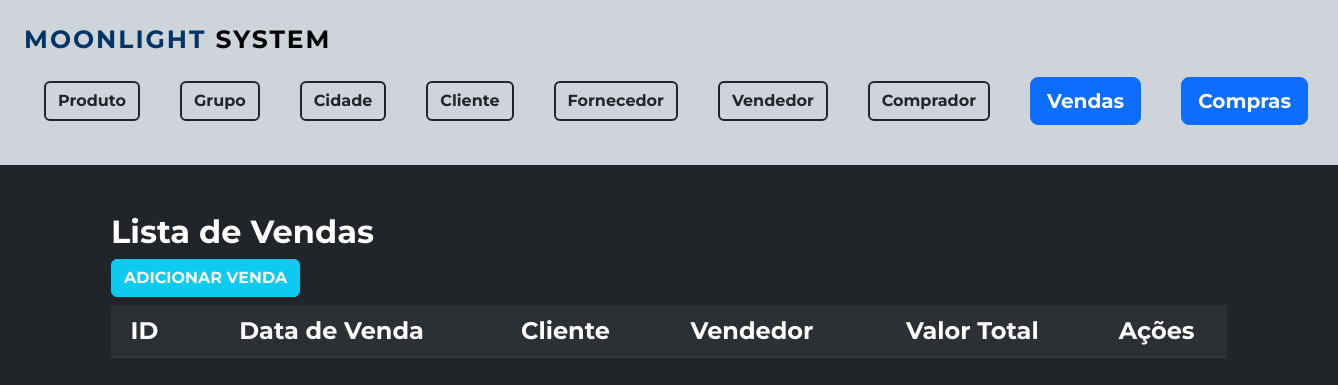
/venda/formListaVenda.php, run on an earlier commit of the app's database.
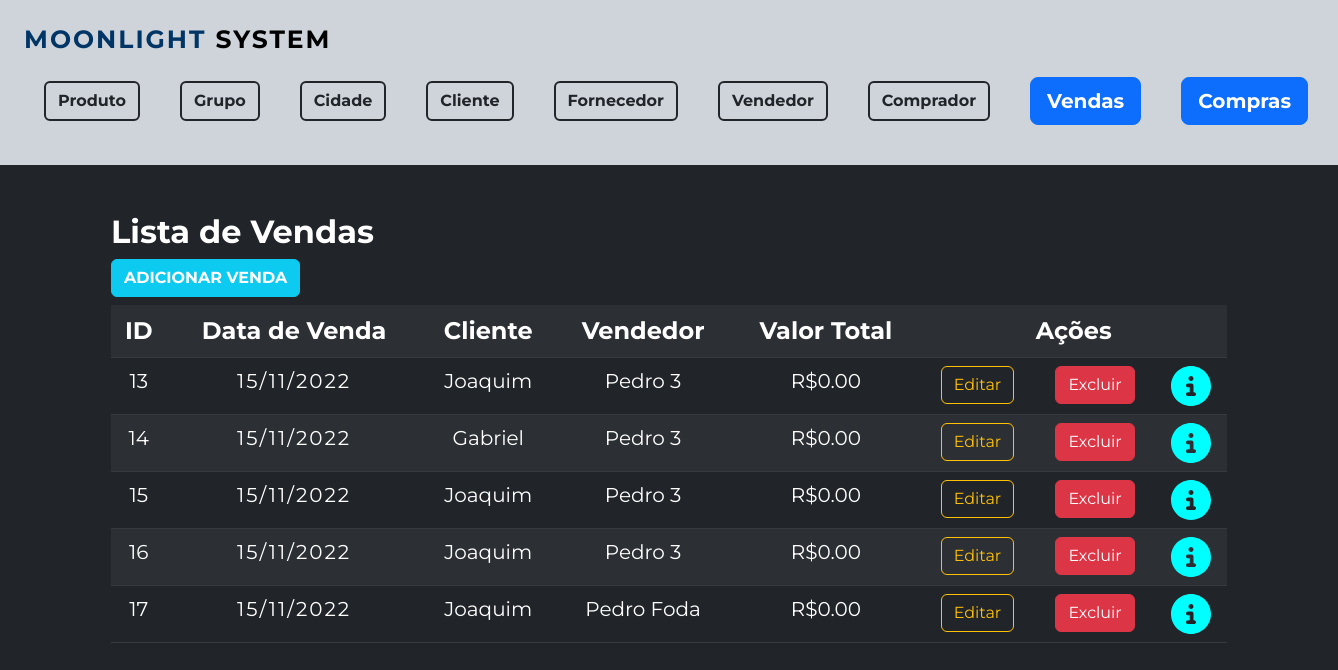
And on a later commit of the database.
### tables this page shows
CREATE TABLE `tb_venda` (
  `id_venda` int(11) NOT NULL,
  `dt_venda` date NOT NULL,
  `fk_id_cliente` int(11) NOT NULL,
  `fk_id_vendedor` int(11) NOT NULL,
  `vl_total` float(9,2) DEFAULT NULL
);

CREATE TABLE `tb_cliente` (
  `id_cliente` int(11) NOT NULL,
  `nm_cliente` varchar(55) DEFAULT NULL,
  `cpf_cliente` varchar(11) DEFAULT NULL,
  `fk_id_cidade` int(11) NOT NULL
);

CREATE TABLE `tb_vendedor` (
  `id_vendedor` int(11) NOT NULL,
  `nm_vendedor` varchar(55) NOT NULL
);

### venda/formListaVenda.php (the view, shortened to what this page needs)
<?php
include '../formMenu.php';
include '../conexao/conecta.php';
$sql="SELECT ven.id_venda, ven.dt_venda, cli.nm_cliente, vendor.nm_vendedor, ven.vl_total FROM tb_venda ven
INNER JOIN tb_cliente cli ON cli.id_cliente=ven.fk_id_cliente INNER JOIN tb_vendedor vendor ON vendor.id_vendedor=ven.fk_id_vendedor";
$resultado= mysqli_query($conexao,$sql);
?>
<div class="container pt-5">
<h2 class="fw-bold"> Lista de Vendas</h2>
<a class="btn btn-info mb-2 text-white fw-bold" href="formEditaVenda.php">ADICIONAR VENDA</a>
	<table class="table table-striped table-dark container text-center">
		<tr class="fs-4">
			<th>ID </th>
			<th>Data de Venda</th>
			<th>Cliente</th>
			<th>Vendedor</th>
			<th>Valor Total</th>
			<th colspan="3" class="text-center">Ações</th>
		</tr>
		<?php
			while ( $item=mysqli_fetch_array($resultado)) {
				echo "<tr class='fs-5'>";
				echo "<td> $item[id_venda] </td>";
				$novaData = date("d/m/Y", strtotime($item['dt_venda']));
				echo "<td class='date'> $novaData </td>";
				echo "<td> $item[nm_cliente] </td>";
				echo "<td> $item[nm_vendedor] </td>";
				echo "<td> R$$item[vl_total] </td>";
				echo "<td><a href='formEditaVenda.php?id=$item[id_venda]' class='btn btn-outline-warning'>Editar</a></td>";
				echo "<td><a href='formExcluirVenda.php?id=$item[id_venda]' class='btn btn-danger'>Excluir</a></td>";
				echo "<td>";
			echo "<a href='../venda1/detalheVenda.php?id=$item[id_venda]'><img src='../img/circle-info-solid.svg' alt='Detalhes' title='Detalhes' width='40'>";
			echo "</td>";
			}
	?>
	</table>
</div>

### formMenu.php (shortened to what this page needs)
<!DOCTYPE html>
<html>
<head>
	<link rel="stylesheet" href="../assets/css/bootstrap.css">
</head>
<body>
	<div class="p-4 d-flex justify-content-between align-items-center nav">
		<div>
			<h1 class="logo"><a href="../venda/formListaVenda.php" class="text-decoration-none text-black"><span>MOONLIGHT</span> SYSTEM</a></h1>
		</div>
		<ul class="d-flex list-unstyled align-items-center">
			<li> <a href="../Produto/formListaProduto.php" class="btn btn-outline-dark fw-bolder">Produto
			</a></li>
			<li> <a href="../Grupo/formListaGrupo.php" class="btn btn-outline-dark fw-bolder">Grupo
			</a></li>
			<li> <a href="../Cidade/formListaCidade.php" class="btn btn-outline-dark fw-bolder">Cidade
			</a></li>
			<li> <a href="../Cliente/formListaCliente.php" class="btn btn-outline-dark fw-bolder">Cliente
			</a></li>
			<li> <a href="../Fornecedor/formListaFornecedor.php" class="btn btn-outline-dark fw-bolder">Fornecedor
			</a></li>
			<li>
				<a href="../Funcionarios/formListaFuncionario.php" class="btn btn-outline-dark fw-bolder">Vendedor</a>
			</li>
			<li>
				<a href="../comprador/formListaComprador.php" class="btn btn-outline-dark fw-bolder">Comprador</a>
			</li>
			<li>
				<a href="../venda/formListaVenda.php" class="btn btn-primary btn-lg fw-bolder">Vendas</a>
			</li>
			<li>
				<a href="../compra/formListaCompra.php" class="btn btn-primary btn-lg fw-bolder">Compras</a>
			</li>
		</ul>
	</div>
</body>
</html>

### formMenu.php (style rules this page uses)
body { background-color: #212529; color: #fff; font-family: 'Montserrat', sans-serif; }
ul li { padding: 0px 20px; }
ul { margin-top: 15px; }
.nav { background-color: #CED4DA; }
.btn-outline-dark { border: 2px solid #212529; }
.logo { font-size: 25px; font-weight: bold; letter-spacing: 2px; }
.logo span { color: #003566; }

### venda/formListaVenda.php (style rules this page uses)
.date { letter-spacing: 2px; }

What changed in the data, as far as the page shows it:
added tb_venda: id_venda "13", dt_venda "15/11/2022", tb_cliente.nm_cliente "Joaquim", tb_vendedor.nm_vendedor "Pedro 3", vl_total "0.00"
added tb_venda: id_venda "14", dt_venda "15/11/2022", tb_cliente.nm_cliente "Gabriel", tb_vendedor.nm_vendedor "Pedro 3", vl_total "0.00"
added tb_venda: id_venda "15", dt_venda "15/11/2022", tb_cliente.nm_cliente "Joaquim", tb_vendedor.nm_vendedor "Pedro 3", vl_total "0.00"
added tb_venda: id_venda "16", dt_venda "15/11/2022", tb_cliente.nm_cliente "Joaquim", tb_vendedor.nm_vendedor "Pedro 3", vl_total "0.00"
added tb_venda: id_venda "17", dt_venda "15/11/2022", tb_cliente.nm_cliente "Joaquim", tb_vendedor.nm_vendedor "Pedro Foda", vl_total "0.00"
